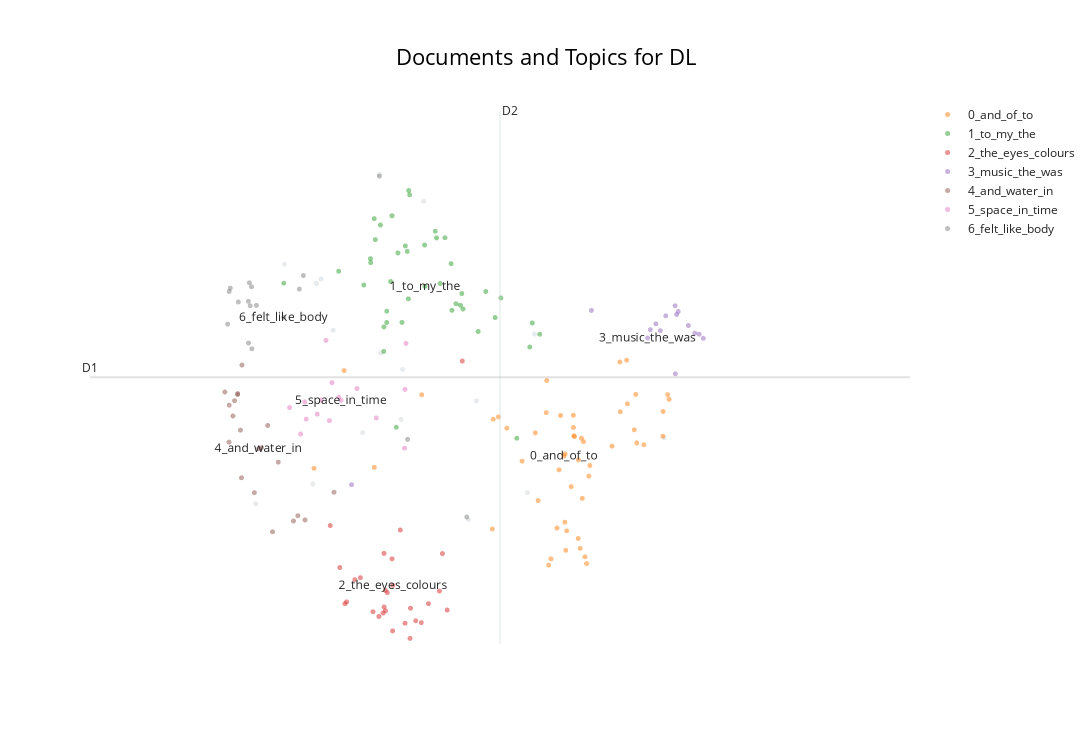

Here is the notebook cell this chart was saved with:
### Code cell
topic_model.visualize_documents(df_reports,title=f'Documents and Topics for {condition}')

### Figure 1 — Plotly figure (JSON) as saved in the notebook; plotly's stock layout.template omitted (floating-point values rounded to 4 significant figures)
{"data": [{"hoverinfo": "text", "hovertext": ["I was everywhere... I saw my partner's nose, her eyes, her glasses, everything like a molecule of air given eyes.", "I was a little afraid at thinking of the gas chambers.", "It was so quick; in and then out.", "Anxiety, loneliness, my inner child screaming for love, screeching.", "There was a being there called Evelyn.", "I was struggling because my mind would go back to a string of thoughts, and to get out of it I had to take a very deep breath.", "I could see how we are all just little sensory machines moving through this realm, bumping off sounds, colours and emotions.", "I saw concave and convex and the hot orange oscillating of being inside a volcano.", "I was awake the whole time; I could not relax or switch off.", "I had a vision of string theory—that everything in the physical world is connected by invisible string particles and concatenations.", "I became a white egret from a dream last week.", "The thought of this not working\nbut in the dream\nin another place.", "I embraced my inner child, allowed it to sulk, scream and cry, coming out with a mix of intense feelings but knowing that I could handle them.", "My heart expanded and I opened my wings to hold the room.", "No one there, not even me.", "I then found myself returning to the world and countryside and gradually getting back to normal everyday life.", null], "marker": {"color": "#CFD8DC", "opacity": 0.5, "size": 5}, "mode": "markers+text", "name": "other", "showlegend": false, "type": "scattergl", "x": [11.46, 10.42, 13.07, 10.77, 10.11, 13.14, 14.55, 10.73, 12.43, 10.95, 11.27, 11.69, 10.82, 11.94, 11.47, 12.51, 11.71], "y": [5.013, 3.957, 1.269, 3.729, 1.138, 3.134, 1.914, 1.37, 0.9501, 3.18, 1.976, 2.129, 3.781, 4.697, 2.912, 2.348, 2.719]}, {"hoverinfo": "text", "hovertext": ["Vibration in visuals.", "Very little, occasional passing thoughts of nothing much.", "The loneliness of the moon.", "More scope, mental acceptance, and peace.", "I want one of these at home.", "Strange lights and a sense of relaxation.", "My mind began to wander and reflect on my dreams and goals in a relaxed way, whereas usually I am anxious.", "I fell asleep and woke up with a fresh mindset.", "Physical heaviness.", "Calming sounds, rising elation, curiosity and connection.", "The music conjured up images of Buddhists and other spiritual people...", "Peacefulness and calm.", "A sense of place akin to home, almost a calling or draw to be submerged away from the world and in my own space where I could float and simply exist without any interruptions.", "Complete relaxation, peace of mind, and ready to face whatever happens.", "Some visuals of trees, heat, sun-like experience.", "Some thoughts about mundane everyday things like work, but mainly felt relaxed and able to float into a dreamlike place.", "I experienced a calmness, almost a nothingness, but it was relaxed and peaceful and soothing.", "A bird flying\ncoming closer\ncalm and at peace\na baby\na smiling relative.", "Everything packed into a tiny, insignificant thing.", "Aware of sounds.", "We have 86 billion neurons; no wonder we can have psychedelic experiences.", "Mind really quietened down.", "Physically being the music, especially the percussion and the bass.", "It was relaxing.", "A jacuzzi of lightness.", "Not sure what the purpose of it was except being with the music; certainly not induced to sleep/dream state as bpm too high.", "I had a very nice snooze, thank you.", "It was a beautiful experience of love, peace, harmony, togetherness and freedom.", "Physical lightness.", "Relaxed and peaceful; felt the beats of the music.", "A swivelling vortex of sound.", "The music was both gentle and powerful.", "Relaxed, just about to sleep when music or colour changed.", "This should be available for everyone all the time.", "Helped me with my meditation journey.", "A doorway.", "At first, hearing gongs, I saw myself in Sammi Ling's Buddhist retreat and imagined myself totally relaxing and at peace.", "A bit hot to start.", "Very relaxing.", "Nothingness complete.", "The complexity of the brain can produce a limitless spectrum of experience, from depression to enlightenment.", "Windows into my busy life.", "Breathing is hard.", "Also abstract forms and pink and red colours.", "An acceptance of being in a stressful time, but self-jubilation and inspiration.", "So many different things.", "Almost womb-like.", "Centered in body.", "Deep relaxation, close to falling asleep.", "An unique experience that teaches us how simple it could be to reconnect with our primitive way to feel emotions through sounds and colours.", null], "marker": {"opacity": 0.5, "size": 5}, "mode": "markers+text", "name": "0_and_of_to", "text": ["", "", "", "", "", "", "", "", "", "", "", "", "", "", "", "", "", "", "", "", "", "", "", "", "", "", "", "", "", "", "", "", "", "", "", "", "", "", "", "", "", "", "", "", "", "", "", "", "", "", "0_and_of_to"], "textfont": {"size": 12}, "type": "scattergl", "x": [14.61, 13.01, 11.07, 13.65, 13.47, 13.74, 12.75, 12.84, 13.69, 14.23, 14.14, 13.67, 11.92, 13.58, 10.75, 12.69, 13.43, 13.99, 13.18, 14.54, 14.33, 13.57, 14.24, 13.57, 13.49, 12.68, 13.15, 13.27, 13.48, 14.08, 14.59, 14.15, 13.73, 13.66, 13.57, 13.62, 14.07, 13.39, 13.62, 13.48, 14.25, 13.54, 13.71, 13.3, 13.28, 11.4, 13.32, 13.64, 13.41, 14.54, 13.46], "y": [2.366, 1.639, 2.704, 1.909, 0.9206, 1.588, 2.159, 2.027, 0.5131, 2.007, 2.827, 1.868, 2.42, 1.928, 1.554, 2.132, 2.176, 1.816, 1.175, 2.223, 1.832, 2.035, 2.424, 1.937, 0.819, 0.8401, 1.971, 2.21, 0.5897, 2.22, 2.421, 2.313, 1.462, 1.201, 2.178, 0.729, 2.806, 0.8516, 1.653, 1.723, 1.852, 1.339, 0.4335, 0.4153, 2.588, 1.566, 0.4892, 0.6127, 1.537, 1.932, 1.699]}, {"hoverinfo": "text", "hovertext": ["I flew around the room touching everyone.", "The same set of thoughts occurred thrice, and I inhaled really deep to get past it.", "I can't realize how long that experience was.", "We felt so much love.", "I quite enjoyed the experience.", "I was interested to see what would happen next!", "Felt numb too.", "Still feeling it now.", "I asked him how I was doing and about my husband.", "I think I ought to experience it once more to see if it changes.", "I saw new scenes and reflected on opportunities.", "Ho provato compassione per me stessa e ho realizzato il mio negative self-talking.", "I felt the weight of the people in the room.", "Retrospective thoughts.", "Flashes of my past, seeing my lovely Mum.", "Like I am part of something bigger.", "I had various flashing images of my memories; random events and people in my life kept popping up; nothing lingered, but lots of individual things happened in the memories.", "My thoughts were about connecting with others.", "Just my mind has been there.", "I felt connected.", "This is a thought I had anyway during the dream machine.", "Looking to the past to analyse my future.", "I saw past experiences and reflected on my choices.", "I wish I were here with George and that he created this experience for me.", "It was something very familiar to the soul but not... I experienced several emotions.", "Dopo ho visto una luce rosa luminosa ed ho provato un senso di amore e ho capito che I deserve love and to be loved.", "He told me we were doing important work that was our destiny.", "Pleasant, but should I be seeing something unexpected?", "It filled my mind.", "The moment I die, I want to feel this.", "I arrived stressed, so it took a while to relax.", "He told me he was Francis of Assisi.", "My partner, Dad, my sister, niece and nephew, my friends.", "Initially, I was interested in how others were reacting around me.", "At some point started experimenting and trying to recall the images I liked.", "I couldn't stop the thinking process; I was trying to memorise the visuals and then trying to disconnect but couldn't; I wish I meditated more.", "I began to see the source, the light we all come from, the connection to everything.", "I love all of it; the feeling was amazing and I would come back.", "Then an overwhelming feeling of love and connection to everyone in the room.", "My thoughts have been to somewhere no one has been to.", "It was successful 50% of the time.", null], "marker": {"opacity": 0.5, "size": 5}, "mode": "markers+text", "name": "1_to_my_the", "text": ["", "", "", "", "", "", "", "", "", "", "", "", "", "", "", "", "", "", "", "", "", "", "", "", "", "", "", "", "", "", "", "", "", "", "", "", "", "", "", "", "", "1_to_my_the"], "textfont": {"size": 12}, "type": "scattergl", "x": [11.77, 13.12, 11.77, 11.47, 11.58, 12.24, 10.42, 11.7, 12.08, 12.12, 12.37, 12.78, 11.79, 12.34, 12.24, 11.66, 12.53, 12.06, 11.51, 11.36, 11.64, 12.35, 12.61, 11.54, 11.01, 11.4, 11.74, 12.29, 11.29, 11.54, 13.09, 11.76, 11.95, 12.17, 12.72, 13.2, 11.36, 11.41, 11.59, 11.5, 12.95, 11.95], "y": [4.823, 3.265, 3.548, 4.417, 3.752, 3.963, 3.733, 3.271, 4.266, 3.73, 3.43, 3.56, 4.773, 3.472, 3.413, 4.089, 3.165, 4.344, 3.219, 4.021, 2.038, 3.611, 3.635, 3.271, 3.873, 4.492, 4.171, 3.491, 3.711, 3.403, 2.981, 4.107, 4.182, 4.268, 3.329, 3.132, 3.974, 4.245, 4.525, 2.93, 1.909, 3.696]}, {"hoverinfo": "text", "hovertext": ["It was dark, but also a brilliant blue.", "The colours I saw when my eyes were shut were very brief, fleeting and nebulous hues, no specific patterns.", "Towards the end, maybe a quarter, I started having really intense visuals of ripples and looking up into a tower.", "I saw a different colour to the lights that were in the centre when I closed my eyes.", "We were told at the start that we could keep our eyes open, so I did a lot as I thought it was more of a light show, so I didn't get the whole idea or impact of flickering lights on closed eyes.", "Once I went past that it was blank.", "I didn't experience visual or aural so-called \"hallucinations\".", "Otherwise, interesting but confusing experience, not much visions either.", "I did not see anything except for the flickering lights.", "It was a bit weird; I know that my brain is trying to create something by itself; I felt different things based on the colour.", "I saw a grey pulsing heart float across my mind.", "It was near impossible to keep my eyes open.", "Un cerchio non uniforme verde e blu che usciva da uno spazio nero: in quel momento percepivo questo come un simbolo di me stessa che scevo.", "The colours behind my closed eyes swapped to the opposite colour or the colour spectrum of that on the screen.", "I can't recognise the colour actually, but I can feel the light dimming.", "Don't think the lights were in sync, too, to go with music well...", "After a while, I began to relax, and the changing colours made me feel safe and happy.", "Got many vivid visions, saw lots of colours, my bedroom, old TV shows, video games, cities...", "I did not experience visuals and colours.", "I had no sense of the grating sounds towards the end except they were the colour turquoise, which gradually turned to black and nothingness.", "Interested to experience different darkness when different colours were projected.", "I mostly saw grey geometric shapes.", "The colours made patterns when I had my eyes closed—almost like a weave of colours in a woollen fabric.", "Had my eyes shut most of the time; was aware of colours changing.", "Un cerchio giallo con i contorni rossi che si ingrandiva a seconda del mio respiro.", "I opened my eyes, but thought the centre lights were mild and not that impressive.", "I enjoyed the colours on the ceiling.", null], "marker": {"opacity": 0.5, "size": 5}, "mode": "markers+text", "name": "2_the_eyes_colours", "text": ["", "", "", "", "", "", "", "", "", "", "", "", "", "", "", "", "", "", "", "", "", "", "", "", "", "", "", "2_the_eyes_colours"], "textfont": {"size": 12}, "type": "scattergl", "x": [11.03, 11.51, 10.92, 11.45, 11.79, 11.79, 12.11, 12.36, 11.91, 11.39, 11.19, 12.14, 11.1, 11.52, 11.73, 12.19, 11.68, 11.51, 11.99, 11.6, 11.5, 11.25, 11.54, 11.52, 11.08, 11.85, 11.59, 11.6], "y": [0.3873, -0.07651, 0.8811, -0.1886, -0.09147, -0.4465, 0.11, 2.817, -0.2611, -0.133, 0.2446, 0.5511, -0.01704, -0.1217, -0.2673, -0.1131, 0.8288, 0.5531, -0.03768, -0.3585, -0.149, 0.268, 0.09097, 0.1182, -0.03882, -0.2394, 0.4895, 0.1778]}, {"hoverinfo": "text", "hovertext": ["I tried to really focus on the listening, and in doing so the music and my imagination took me to different places.", "Punctuated by the audio as it heightened and when it was most loud.", "Emptiness in my mind; I was consumed by the power of the music.", "My visual experience would change a lot with the music.", "At times I felt transported to a meadow full of flowers in spring, and then the sound of the bells took me to a mountaintop.", "As the pace gathered further, I was on a train, speeding through countryside, then through time and space until the music reached a climax.", "I became more and more relaxed as the music progressed further with its journey.", "The music took me on a whole journey; I was completely surrounded.", "As the music's pace and volume increased, I saw horses galloping at increasing speed and, at some point, I was on a horse too.", "At one point I think I was milking a cow in a field with someone playing the piano.", "Quando la musica è diventata intensa ho provato ansia e paura e questo ha rafforzato la mia depressione.", "Thick, hot air saturated with the soundwaves which I was inhaling.", "I watched the room rise and fall with the music.", "Music wasn't just in the space, it was the space.", null], "marker": {"opacity": 0.5, "size": 5}, "mode": "markers+text", "name": "3_music_the_was", "text": ["", "", "", "", "", "", "", "", "", "", "", "", "", "", "3_music_the_was"], "textfont": {"size": 12}, "type": "scattergl", "x": [14.4, 14.67, 14.46, 14.51, 11.15, 14.89, 14.82, 14.69, 14.93, 14.98, 14.67, 13.76, 14.71, 14.57, 14.37], "y": [3.185, 2.666, 3.255, 3.174, 1.362, 3.145, 3.234, 3.364, 3.132, 3.084, 3.467, 3.412, 3.4, 3.348, 3.088]}, {"hoverinfo": "text", "hovertext": ["I saw myself flaring, whirling, in water, in the air, becoming one with what I floated in.", "I felt like being at water first, then in the womb, then the birth and the light of this world, also at some point being in a bee's panel.", "I met a being, long and blue, with not much of a defined form.", "I was in a land (not anywhere on Earth); it was another planet, with animals, but they were not the usual colours—a yellow elephant, a blue gorilla.", "I went on a train, underwater, saw seas of colour and pulsing shapes.", "I saw a starry night and being in blue, warm water and a blue butterfly.", "I turned into a mermaid and watched them on the land as I swam away with turtles and fishes.", "I saw some different landscapes.", "A sense of truth, the ocean and the beach, sunrise and sunsets, and further along into space and finally back to the deepest ocean.", "And it also felt like being inside an ocean.", "It felt like I was deep in the ocean.", "First drowning in that sound, then learning how to swim and enjoy it and heal.", "I saw a lot of imagery and colours, especially images of water, ripples of water, snowscapes, drops of water falling.", "We then started gently running towards the sea.", "I wasn't drowning; instead, it felt like that's where I was meant to be.", "Places and waves and an animal.", "Then things changed and it became very pink and I was in the clouds.", "Then I became a manta ray and drifted.", "I saw a lot of animals, ones which I used to not like, like reptiles, but this time I liked them and they seemed adorable.", null], "marker": {"opacity": 0.5, "size": 5}, "mode": "markers+text", "name": "4_and_water_in", "text": ["", "", "", "", "", "", "", "", "", "", "", "", "", "", "", "", "", "", "", "4_and_water_in"], "textfont": {"size": 12}, "type": "scattergl", "x": [9.915, 9.961, 10.29, 10.1, 10.57, 10.52, 9.821, 10.96, 10.24, 9.915, 9.882, 9.823, 10.65, 9.864, 9.776, 10.36, 10.17, 9.945, 9.957, 10.14], "y": [2.422, 2.77, 0.8081, 1.268, 0.9966, 0.9349, 1.863, 1.273, 2.059, 2.434, 2.35, 2.297, 0.947, 2.17, 2.452, 1.627, 1.797, 2.004, 1.443, 1.785]}, {"hoverinfo": "text", "hovertext": ["I made up stories in my head in a narrative way, imagining being on a spaceship with aliens communicating via sounds and colours, and this was nice escapism from stress.", "It is like I am in a dream, in a movie.", "My mind is a jellyfish, suspended in space.", "Some visuals of space and deep ocean.", "I thought I was drifting in space.", "Constant thoughts coming towards me as I batted them away into the sky.", "I don't feel the time.", "It felt like a journey through the cosmos.", "Reminded me of 2001: Space Odyssey.", "The feeling of freedom, of being in time and space.", "Floating in space.", "Flying through a lot of shapes, light, space.", "An experience like time travelling, or as I imagine it.", "I saw everything, the universe, the multiverse, all of time, and emerged in someone's sleeve.", "Travelling at the speed of light as galaxies whizz past.", null], "marker": {"opacity": 0.5, "size": 5}, "mode": "markers+text", "name": "5_space_in_time", "text": ["", "", "", "", "", "", "", "", "", "", "", "", "", "", "", "5_space_in_time"], "textfont": {"size": 12}, "type": "scattergl", "x": [11.73, 11.42, 10.48, 10.6, 10.64, 10.78, 11.75, 10.94, 10.82, 11.73, 10.66, 10.91, 11.21, 10.88, 11.02, 11.04], "y": [1.791, 2.148, 2.269, 1.958, 2.336, 2.192, 3.024, 2.563, 2.358, 2.483, 2.133, 2.116, 2.493, 3.06, 2.391, 2.354]}, {"hoverinfo": "text", "hovertext": ["Then it felt like a type of death experience as I descended into the underworld.", "I felt myself go down through the layers of the earth into a moss land.", "There is a moment... I feel like I was drawn back to my body and the environment.", "Woman next to me was sniffing, so I had to move and it was difficult to get back in.", "I felt intensely anxious and a bit suffocated but also knowing that I've got this.", "I felt like my body was light and fuzzy, like I wasn't sitting on anything.", "Detachment, as though my body was in one box, mind in another, and my anxiety came from that lack of control.", "I tried hard to immerse myself into the dream state but failed.", "Towards the end, in darkness, I felt I was being wrapped in metal, in strips.", "I felt like my body kept sinking or dropping to another level... into the seat and into itself.", "Felt like I had a pee without peeing.", "It felt like a drug trip at some points.", "I also felt numb and tingly throughout it at different points.", "I also felt like I was dreaming of random objects and my mind started to create stories like it does when I am dreaming.", "Felt as though I was moving through a tunnel at first.", "At that point, I felt I'd left my body—fully immersed in the sound and light.", null], "marker": {"opacity": 0.5, "size": 5}, "mode": "markers+text", "name": "6_felt_like_body", "text": ["", "", "", "", "", "", "", "", "", "", "", "", "", "", "", "", "6_felt_like_body"], "textfont": {"size": 12}, "type": "scattergl", "x": [9.922, 9.806, 10.07, 11.46, 10.63, 10.05, 10.59, 12.41, 9.823, 10.03, 10.12, 10.07, 10.04, 11.76, 9.835, 10.03, 10.41], "y": [3.512, 3.251, 2.961, 4.992, 3.823, 3.468, 3.664, 0.9815, 3.635, 3.52, 3.472, 3.691, 3.738, 1.895, 3.675, 3.028, 3.332]}], "layout": {"annotations": [{"showarrow": false, "text": "D1", "x": 8.31, "y": 2.626, "yshift": 10}, {"showarrow": false, "text": "D2", "x": 12.77, "xshift": 10, "y": 5.765}], "height": 750, "shapes": [{"line": {"color": "#CFD8DC", "width": 2}, "type": "line", "x0": 12.77, "x1": 12.77, "y0": -0.5135, "y1": 5.765}, {"line": {"color": "#9E9E9E", "width": 2}, "type": "line", "x0": 8.31, "x1": 17.23, "y0": 2.626, "y1": 2.626}], "title": {"font": {"color": "Black", "size": 22}, "text": "Documents and Topics for DL", "x": 0.5, "xanchor": "center", "yanchor": "top"}, "width": 1200, "xaxis": {"visible": false}, "yaxis": {"visible": false}}}
